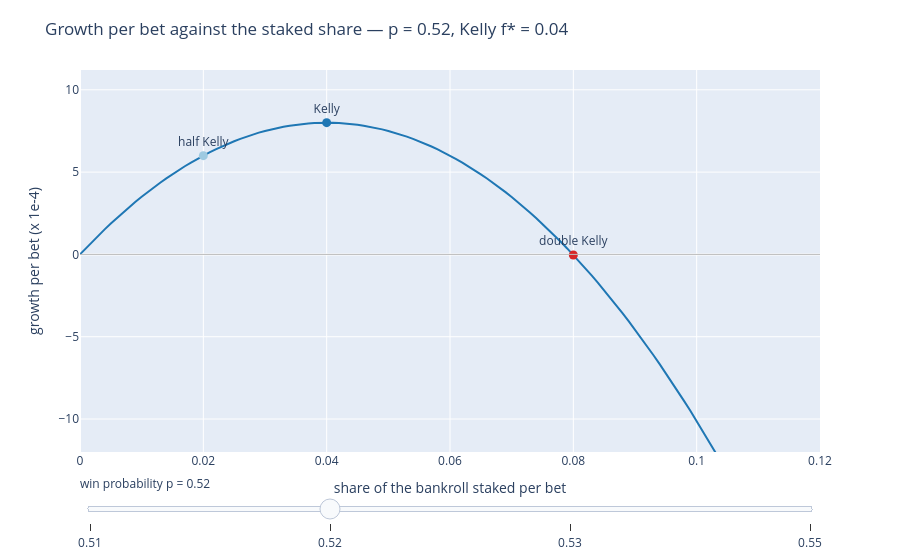

Source (notebook cell):
### Markdown cell above
## The share that grows fastest

Stake a share $f$ of the current bankroll on every bet. A win multiplies the bankroll by $1 + f$, a loss by $1 - f$, so after many bets the bankroll is a product of those factors, and what compounds is the average of their logarithms:

$$g(f) = p \ln(1 + f) + q \ln(1 - f),$$

the growth per bet. It depends on the share and on nothing else, not on the bankroll, which is why a rule that keeps the share fixed is the only one that behaves the same at every size. Maximize it:

$$g'(f) = \frac{p}{1 + f} - \frac{q}{1 - f} = 0 \quad\Longrightarrow\quad f^{*} = p - q.$$

That is the **Kelly fraction**: stake the edge. Any other rule, flat bets included, stakes some share at every step, and its expected log bankroll after $T$ bets is at most $\ln B_0 + T\,g(f^{*})$, with equality only if the share is $f^{*}$ every time. Kelly is not one candidate among the rules that re-size from the bankroll. It is what all of them collapse to once they are asked to grow fastest.

The figure is $g$ against $f$, with three points marked. Half Kelly keeps three quarters of the growth, because for a small edge $g(k f^{*}) \approx (2k - k^{2})\,g(f^{*})$. Double Kelly sits on zero: the swings have eaten the whole edge, and past it a winning bot loses money. The proportional bot of the last section staked 5%, which is $1.25\,f^{*}$ at $p = 0.52$ and $2.5\,f^{*}$ at $p = 0.51$. That is the whole story of its median falling from 4,300 to 26.

### Code cell
import plotly.graph_objects as go

EDGES5 = [0.51, 0.52, 0.53, 0.55]
FRACTIONS = np.linspace(0.0, 0.3, 301)


def growth_rate(p, f):
    return p * np.log1p(f) + (1 - p) * np.log1p(-f)


def title5(pe):
    return f"Growth per bet against the staked share — p = {pe}, Kelly f* = {2 * pe - 1:.2f}"


def ranges5(pe):
    fstar = 2 * pe - 1
    top = growth_rate(pe, fstar) * 1e4
    return {"xaxis.range": [0, 3 * fstar], "yaxis.range": [-1.5 * top, 1.4 * top]}


fig = go.Figure()
for pe in EDGES5:
    show = (pe == 0.52)
    fstar = 2 * pe - 1
    fig.add_trace(go.Scatter(x=FRACTIONS.tolist(), y=(growth_rate(pe, FRACTIONS) * 1e4).tolist(),
                             mode="lines", visible=show, line=dict(color="#1f77b4", width=2),
                             name="growth per bet"))
    marks = [fstar / 2, fstar, 2 * fstar]
    fig.add_trace(go.Scatter(x=marks, y=[growth_rate(pe, m) * 1e4 for m in marks],
                             mode="markers+text", visible=show,
                             marker=dict(size=9, color=["#9ecae1", "#1f77b4", "#d62728"]),
                             text=["half Kelly", "Kelly", "double Kelly"],
                             textposition="top center", showlegend=False))
fig.add_hline(y=0, line=dict(color="#bbbbbb", width=1))

steps5 = [dict(method="update", label=str(pe),
               args=[{"visible": [k == j // 2 for j in range(len(EDGES5) * 2)]},
                     {"title": title5(pe), **ranges5(pe)}])
          for k, pe in enumerate(EDGES5)]
fig.update_layout(
    sliders=[dict(active=1, currentvalue={"prefix": "win probability p = "}, steps=steps5)],
    title=title5(0.52),
    xaxis_title="share of the bankroll staked per bet", yaxis_title="growth per bet (x 1e-4)",
    xaxis_range=ranges5(0.52)["xaxis.range"], yaxis_range=ranges5(0.52)["yaxis.range"],
    showlegend=False, margin=dict(t=70))
fig.show()

### Figure 1 — Plotly figure (JSON) as saved in the notebook; plotly's stock layout.template omitted (floating-point values rounded to 4 significant figures; data arrays with more than 128 entries replaced by an {"elided": "..."} marker saying what was removed)
{"data": [{"line": {"color": "#1f77b4", "width": 2}, "mode": "lines", "name": "growth per bet", "type": "scatter", "visible": false, "x": {"elided": "301 float values"}, "y": {"elided": "301 float values"}}, {"marker": {"color": ["#9ecae1", "#1f77b4", "#d62728"], "size": 9}, "mode": "markers+text", "showlegend": false, "text": ["half Kelly", "Kelly", "double Kelly"], "textposition": "top center", "type": "scatter", "visible": false, "x": [0.01, 0.02, 0.04], "y": [1.5, 2.0, -0.002136]}, {"line": {"color": "#1f77b4", "width": 2}, "mode": "lines", "name": "growth per bet", "type": "scatter", "visible": true, "x": {"elided": "301 float values"}, "y": {"elided": "301 float values"}}, {"marker": {"color": ["#9ecae1", "#1f77b4", "#d62728"], "size": 9}, "mode": "markers+text", "showlegend": false, "text": ["half Kelly", "Kelly", "double Kelly"], "textposition": "top center", "type": "scatter", "visible": true, "x": [0.02, 0.04, 0.08], "y": [6.001, 8.002, -0.03431]}, {"line": {"color": "#1f77b4", "width": 2}, "mode": "lines", "name": "growth per bet", "type": "scatter", "visible": false, "x": {"elided": "301 float values"}, "y": {"elided": "301 float values"}}, {"marker": {"color": ["#9ecae1", "#1f77b4", "#d62728"], "size": 9}, "mode": "markers+text", "showlegend": false, "text": ["half Kelly", "Kelly", "double Kelly"], "textposition": "top center", "type": "scatter", "visible": false, "x": [0.03, 0.06, 0.12], "y": [13.5, 18.01, -0.1748]}, {"line": {"color": "#1f77b4", "width": 2}, "mode": "lines", "name": "growth per bet", "type": "scatter", "visible": false, "x": {"elided": "301 float values"}, "y": {"elided": "301 float values"}}, {"marker": {"color": ["#9ecae1", "#1f77b4", "#d62728"], "size": 9}, "mode": "markers+text", "showlegend": false, "text": ["half Kelly", "Kelly", "double Kelly"], "textposition": "top center", "type": "scatter", "visible": false, "x": [0.05, 0.1, 0.2], "y": [37.53, 50.08, -1.377]}], "layout": {"margin": {"t": 70}, "shapes": [{"line": {"color": "#bbbbbb", "width": 1}, "type": "line", "x0": 0, "x1": 1, "xref": "x domain", "y0": 0, "y1": 0, "yref": "y"}], "showlegend": false, "sliders": [{"active": 1, "currentvalue": {"prefix": "win probability p = "}, "steps": [{"args": [{"visible": [true, true, false, false, false, false, false, false]}, {"title": "Growth per bet against the staked share — p = 0.51, Kelly f* = 0.02", "xaxis.range": [0, 0.06], "yaxis.range": [-3.0, 2.8]}], "label": "0.51", "method": "update"}, {"args": [{"visible": [false, false, true, true, false, false, false, false]}, {"title": "Growth per bet against the staked share — p = 0.52, Kelly f* = 0.04", "xaxis.range": [0, 0.12], "yaxis.range": [-12.0, 11.2]}], "label": "0.52", "method": "update"}, {"args": [{"visible": [false, false, false, false, true, true, false, false]}, {"title": "Growth per bet against the staked share — p = 0.53, Kelly f* = 0.06", "xaxis.range": [0, 0.18], "yaxis.range": [-27.02, 25.22]}], "label": "0.53", "method": "update"}, {"args": [{"visible": [false, false, false, false, false, false, true, true]}, {"title": "Growth per bet against the staked share — p = 0.55, Kelly f* = 0.10", "xaxis.range": [0, 0.3], "yaxis.range": [-75.13, 70.12]}], "label": "0.55", "method": "update"}]}], "title": {"text": "Growth per bet against the staked share — p = 0.52, Kelly f* = 0.04"}, "xaxis": {"range": [0, 0.12], "title": {"text": "share of the bankroll staked per bet"}}, "yaxis": {"range": [-12.0, 11.2], "title": {"text": "growth per bet (x 1e-4)"}}}}
